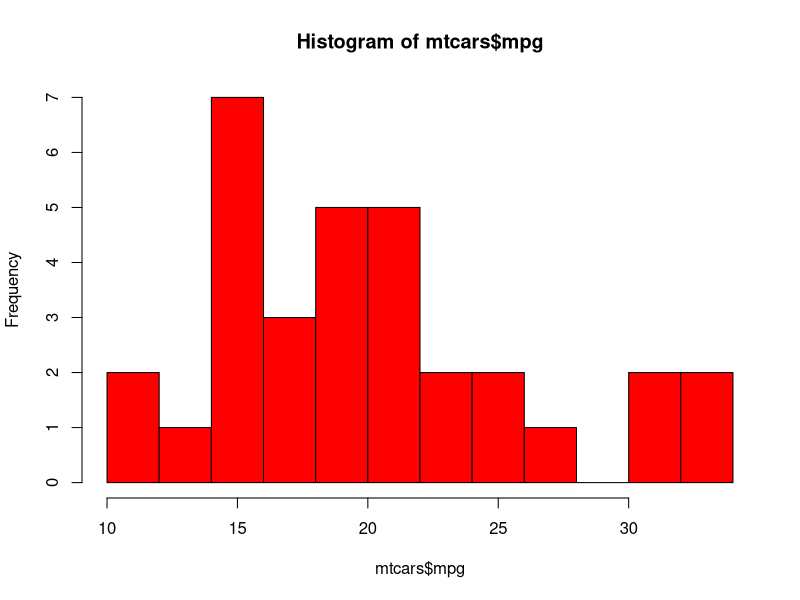
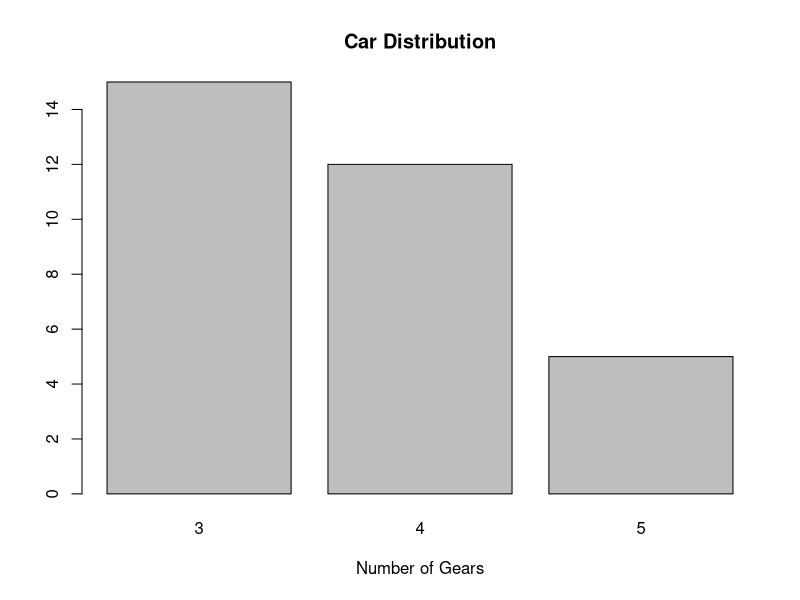
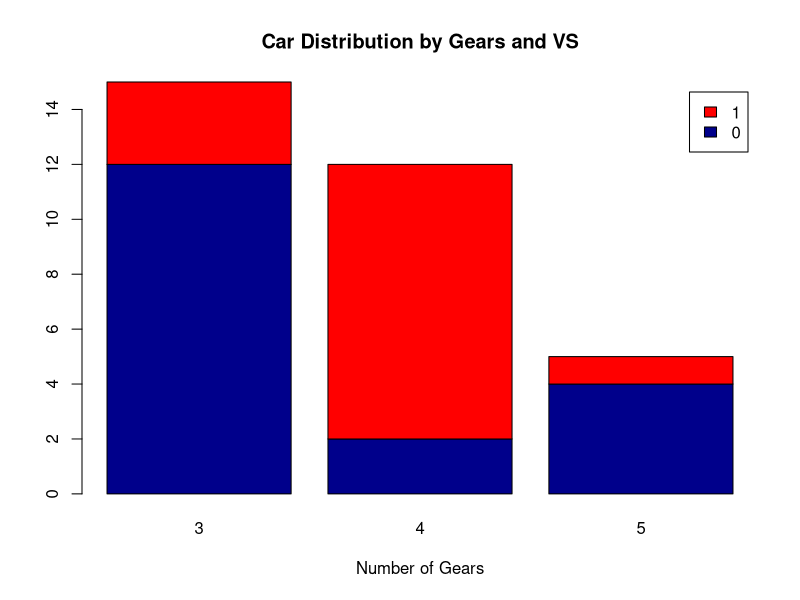
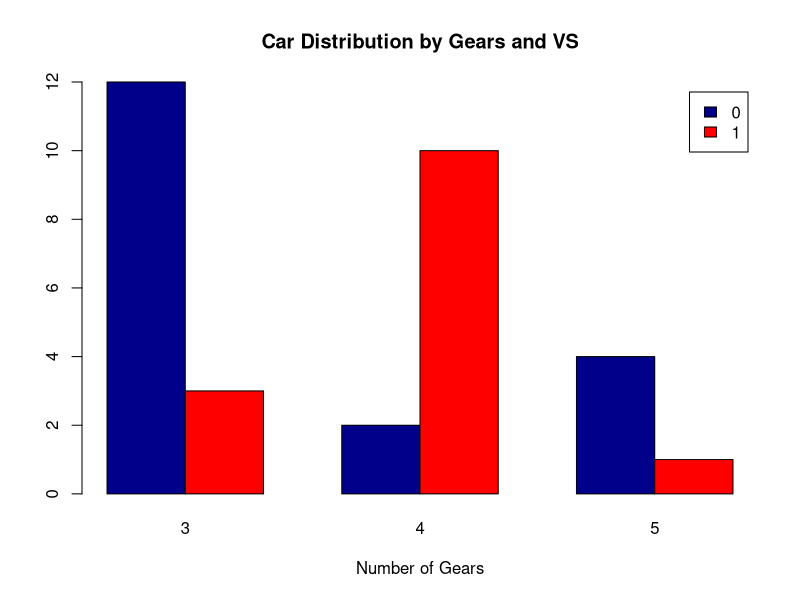
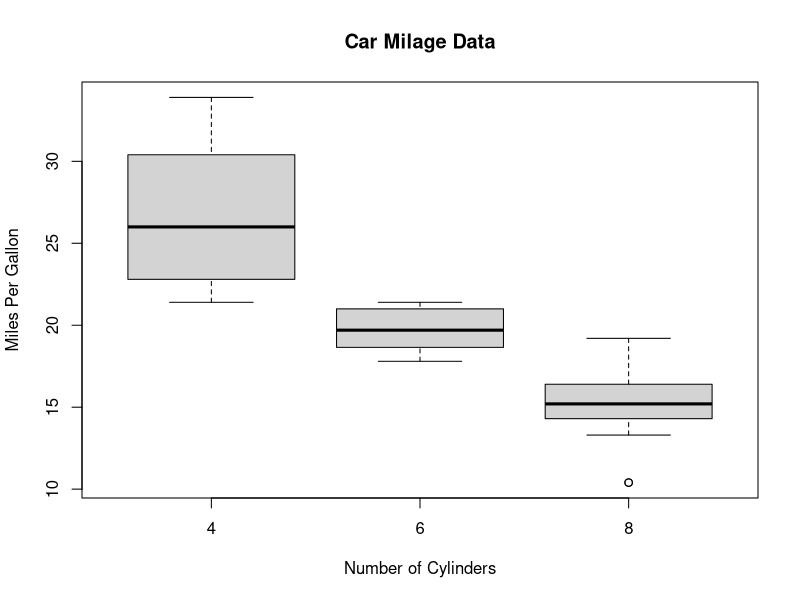
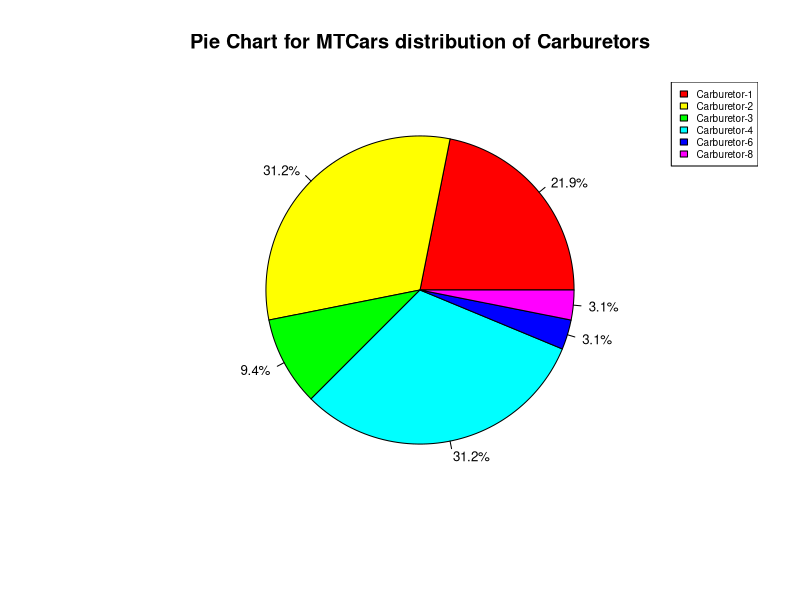

Source code (R) for these figures, in order:
# Loading
data(mtcars)

# Colored Histogram with Different Number of Bins, breaks is the number of bins. 
hist(mtcars$mpg, breaks=12, col="red")


# Simple Bar Plot 
counts <- table(mtcars$gear)
barplot(counts, main="Car Distribution", 
        xlab="Number of Gears")

# Stacked Bar Plot with Colors and Legend
counts <- table(mtcars$vs, mtcars$gear)
barplot(counts, main="Car Distribution by Gears and VS",
        xlab="Number of Gears", col=c("darkblue","red"),
        legend = rownames(counts))

# Grouped Bar Plot
counts <- table(mtcars$vs, mtcars$gear)
barplot(counts, main="Car Distribution by Gears and VS",
        xlab="Number of Gears", col=c("darkblue","red"),
        legend = rownames(counts), beside=TRUE)


# Boxplot of MPG by Car Cylinders 
boxplot(mpg~cyl,data=mtcars, main="Car Milage Data", 
        xlab="Number of Cylinders", ylab="Miles Per Gallon")

# Pie plot (optional)
#Calculate the frequency of different carb values using table function
mtcarscarb = table(mtcars$carb)
#Create percent label values
percentlabels<- round(100*mtcarscarb/sum(mtcarscarb), 1)
#Create labels for each pie in the chart
pielabels<- paste(percentlabels, "%", sep="")
#R code to create the Pie Chart
pie(mtcarscarb,col = rainbow(length(mtcarscarb)), labels = pielabels , main = 'Pie Chart for MTCars distribution of Carburetors', cex = 0.8)
#Legend for the pie chart
legend("topright", c("Carburetor-1","Carburetor-2","Carburetor-3","Carburetor-4","Carburetor-6","Carburetor-8"), cex=0.6, fill=  rainbow(length(mtcarscarb)))

